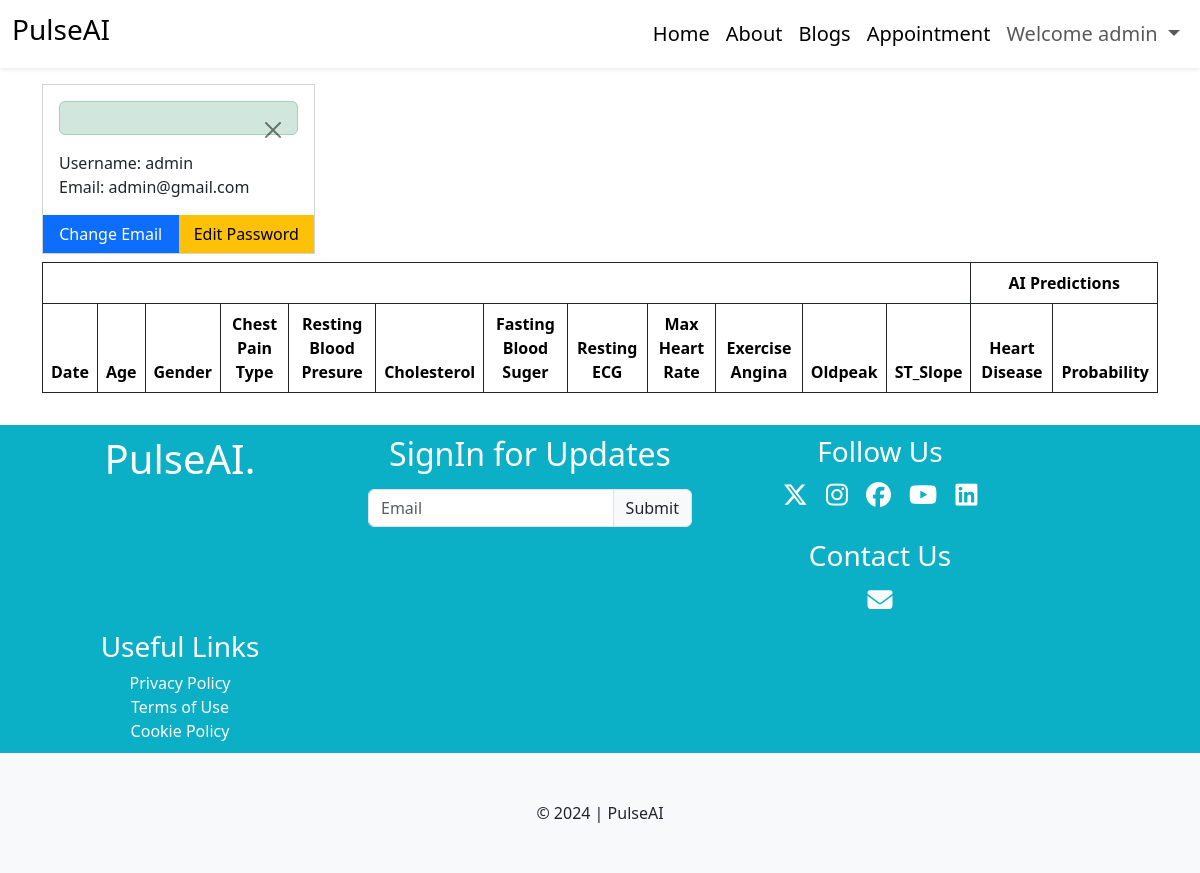
The page /patient/profile/ (signed in) on the database as committed earlier.
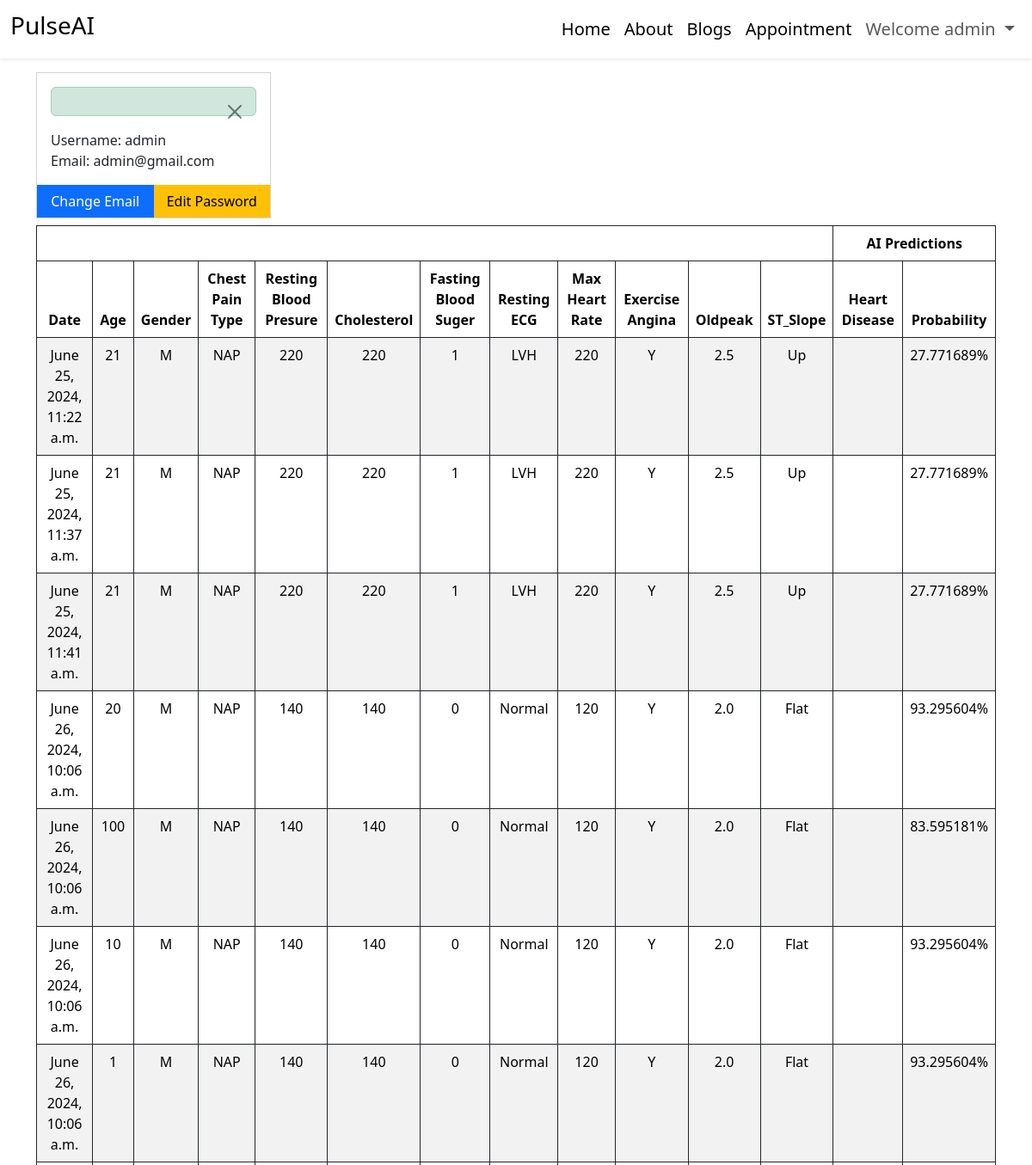
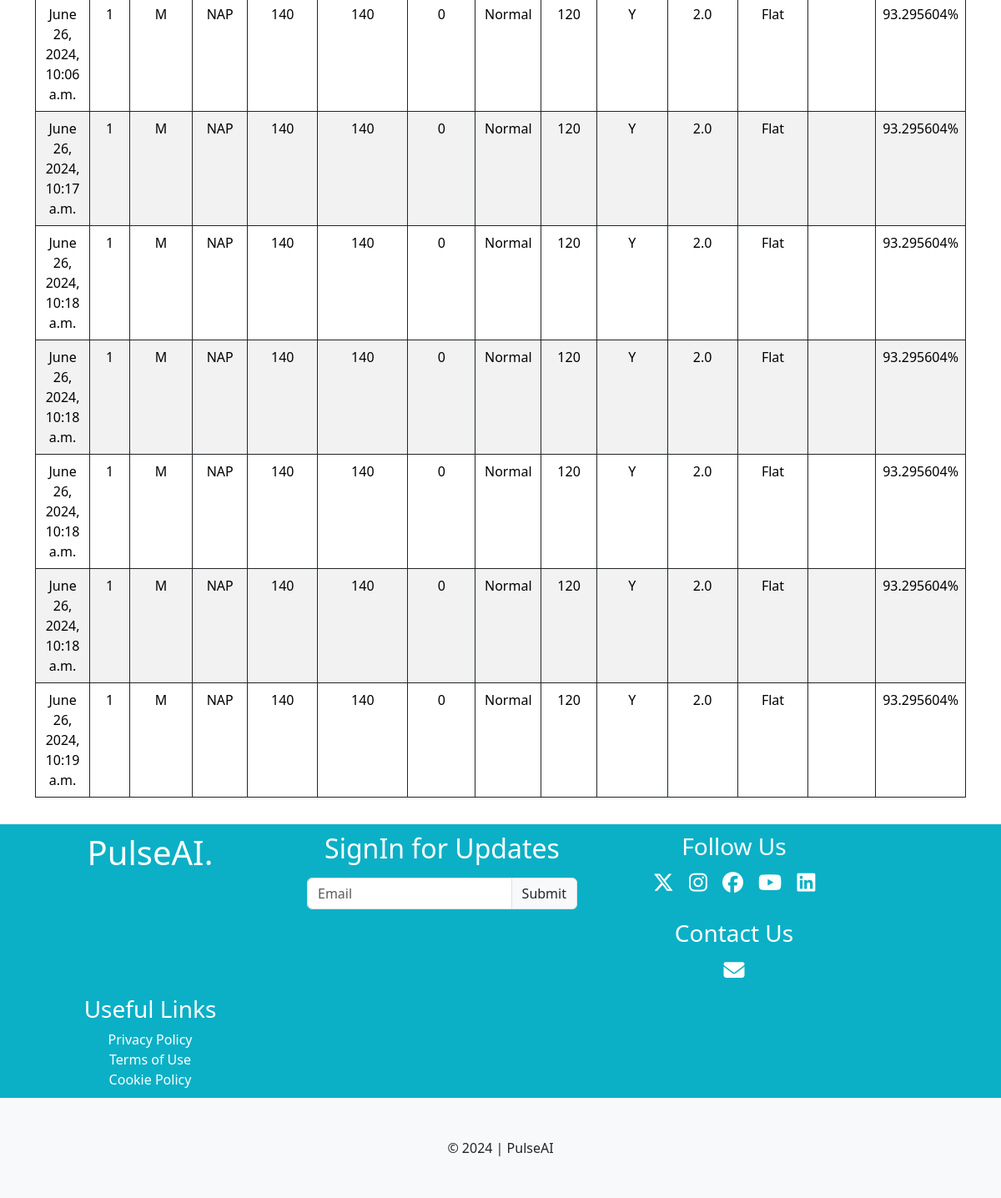
The same page on the database as committed later (2 pictures, top to bottom).
### patient/models.py (models this page shows, shortened)
class HeartVital(models.Model):
    user = models.ForeignKey(User,on_delete=models.CASCADE)
    created_at = models.DateTimeField(auto_now_add=True)
    Age = models.IntegerField()
    Sex = models.CharField(max_length=20, choices=GENDER_OPTIONS)
    ChestPainType = models.CharField(max_length=20,choices=CHEST_PAIN_OPTIONS)
    RestingBP = models.IntegerField(verbose_name="Resting Blood Pressure (60-220)")
    Cholesterol = models.IntegerField()
    FastingBS = models.CharField(max_length=20,choices=BLOOD_SUGAR_OPTIONS,verbose_name="Fasting Blood Pressure (60-900)")
    RestingECG = models.CharField(max_length=20,choices=ECG_OPTIONS,verbose_name="Resting ECG Condition")
    MaxHR = models.IntegerField(verbose_name="Maximum Heart Rate (60-220)")
    ExerciseAngina = models.CharField(max_length=20,choices=EXCERCISE_ANGINA_OPTIONS)
    Oldpeak = models.FloatField(verbose_name="Old peak(-2.5 - +2.5)")
    ST_Slope =  models.CharField(max_length=20,choices=ST_SLOPE_OPTIONS)
    HeartDisease = models.CharField(max_length=255,blank=True)
    prediction_probability = models.CharField(max_length=255,blank=True)

### patient/views.py (the view)
# urls.py: path("profile/",views.profile_view,name="profile"),
def profile_view(request):
    HeartVitals = HeartVital.objects.filter(user=request.user)
    visits={}
    if Patient.objects.filter(patient=request.user).exists():
        patient = Patient.objects.get(patient=request.user)
        visits = Visit.objects.filter(patient=patient)
    context = {
        'HeartVitals':HeartVitals,
        'visits':visits,
    }
    return render(request,'patient/profile.html',context)

### templates/patient/profile.html (shortened to what this page needs)
{% extends "layout.html" %}
{% block content %}
<div class="container my-3">
    <div class="row g-2">
        <div class="col-md-3">
            <div class="card rounded-0">
                <div class="card-body">
                    <div class="alert alert-success alert-dismissible fade show" role="alert">
                        <button type="button" class="btn-close" data-bs-dismiss="alert" aria-label="Close"></button>
                    </div>
                    <p class="mb-0">Username: {{user.username}}</p>
                    <p class="mb-0">Email: {{user.email}}</p>
                </div>
                <div class="d-flex">
                    <a href="{% url "change_email" %}" class="btn btn-primary w-50 rounded-0">Change Email</a>
                    <a href="{% url "edit_password" %}" class="btn btn-warning w-50 rounded-0">Edit Password</a>
                </div>
            </div>
        </div>
        <div class="col-md-9 d-flex flex-wrap gap-2">
        </div>
    </div>
    <div class="row my-2">
        <div class="col-md-12">
            <div class="table-responsive">
                <table class="table table-striped table-bordered border-dark text-center">
                    <thead>
                        <tr>
                            <th colspan="12"></th>
                            <th colspan="2">AI Predictions</th>
                        </tr>
                        <tr>
                            <th>Date</th>
                            <th>Age</th>
                            <th>Gender</th>
                            <th>Chest Pain Type</th>
                            <th>Resting Blood Presure</th>
                            <th>Cholesterol</th>
                            <th>Fasting Blood Suger</th>
                            <th>Resting ECG</th>
                            <th>Max Heart Rate</th>
                            <th>Exercise Angina</th>
                            <th>Oldpeak</th>
                            <th>ST_Slope</th>
                            <th>Heart Disease</th>
                            <th>Probability</th>
                        </tr>
                    </thead>
                    <tbody>
                        {% for hv in HeartVitals  %}
                        <tr>
                            <td>{{hv.created_at}}</td>
                            <td>{{hv.Age}}</td>
                            <td>{{hv.Sex}}</td>
                            <td>{{hv.ChestPainType}}</td>
                            <td>{{hv.RestingBP}}</td>
                            <td>{{hv.Cholesterol}}</td>
                            <td>{{hv.FastingBS}}</td>
                            <td>{{hv.RestingECG}}</td>
                            <td>{{hv.MaxHR}}</td>
                            <td>{{hv.ExerciseAngina}}</td>
                            <td>{{hv.Oldpeak}}</td>
                            <td>{{hv.ST_Slope}}</td>
                            <td>{{hv.heart_disease}}</td>
                            <td>{{hv.prediction_probability}}</td>
                        </tr>
                        {% endfor %}
                    </tbody>
                </table>
            </div>
        </div>
    </div>
</div>
{% endblock %}

### templates/layout.html (shortened to what this page needs)
{% load static %}
<!DOCTYPE html>
<html lang="en">
<head>
    <link rel="stylesheet" href="{% static "css/bootstrap.min.css" %}">
    <link rel="stylesheet" href="https://cdnjs.cloudflare.com/ajax/libs/font-awesome/6.5.2/css/all.min.css" />
    <link rel="stylesheet" href="{% static "css/style.css" %}">
</head>
<body>
    <nav class="navbar navbar-expand-lg mb-1 shadow-sm">
        <div class="container-fluid">
          <a class="navbar-brand" href="#">
            <h3>PulseAI</h3>
          </a>
          <div class="collapse navbar-collapse ms-auto" id="navbarNav">
            <ul class="navbar-nav ms-auto">
              <li class="nav-item">
                <a class="nav-link active" aria-current="page" href="{% url "home" %}">Home</a>
              </li>
              <li class="nav-item">
                <a class="nav-link active" aria-current="page" href="{% url "about" %}">About</a>
              </li>
              <li class="nav-item">
                <a class="nav-link active" aria-current="page" href="{% url "blogs" %}">Blogs</a>
              </li>
              {% if user.is_authenticated %}
              <li class="nav-item">
                <a class="nav-link active" aria-current="page" href="{% url "appoint" %}">Appointment</a>
              </li>
                <li class="nav-item dropdown">
                  <a class="nav-link dropdown-toggle" href="#" role="button" data-bs-toggle="dropdown" aria-expanded="false">
                    Welcome {{user.username}}
                  </a>
                </li>
              {% endif %}
          </div>
        </div>
      </nav>
    {% block content %}
    {% endblock  %}
    <div class="contacts">
      <div class="con1">
        <h1>PulseAI.</h1>
      </div>
      <div class="con1">
        <h2>SignIn for Updates</h2>
        <div class="input-group mb-3 p-2">
          <input type="text" class="form-control" placeholder="Email" aria-label="Recipient's username" aria-describedby="basic-addon2">
          <span class="input-group-text" id="basic-addon2">Submit</span>
        </div>
      </div>
      <div class="con1">
          <h3>Follow Us</h3>
          <i class="fa-brands fa-x-twitter"></i>
          <i class="fa-brands fa-instagram"></i>
          <i class="fa-brands fa-facebook"></i>
          <i class="fa-brands fa-youtube"></i>
          <i class="fa-brands fa-linkedin"></i>
          <br>
          <br>
          <h3>Contact Us</h3>
          <i class="fa-solid fa-envelope"></i>
      </div>
      <div class="con1">
        <h3>Useful Links</h3>
        <a href="">Privacy Policy</a><br>
        <a href="">Terms of Use</a><br>
        <a href="">Cookie Policy</a>
      </div>
    </div>
    <footer class="bg-light py-5 text-center" >
        &copy; 2024 | PulseAI
    </footer>
</body>
</html>

### static/css/style.css (style rules this page uses)
body { overflow-x: hidden; }
.con1 i { margin: 7px; font-size: 25px; }
.con1 a { color: white; text-decoration: none; }
.contacts { display: grid; grid-template-columns: repeat(auto-fill,340px); gap: 10px; text-align: center; background-color: rgb(11, 176, 198); color: white; height: 100%; padding: 10px; }
.abouts p,ul { font-size: 20px; }

Rows that differ between the two databases and show on the page:
added HeartVital: created_at "June 25, 2024, 11:22 a.m.", Age "21", Sex "M", ChestPainType "NAP", RestingBP "220", Cholesterol "220", FastingBS "1", RestingECG "LVH", MaxHR "220", ExerciseAngina "Y", Oldpeak "2.5", ST_Slope "Up", prediction_probability "27.771689%"
added HeartVital: created_at "June 25, 2024, 11:37 a.m.", Age "21", Sex "M", ChestPainType "NAP", RestingBP "220", Cholesterol "220", FastingBS "1", RestingECG "LVH", MaxHR "220", ExerciseAngina "Y", Oldpeak "2.5", ST_Slope "Up", prediction_probability "27.771689%"
added HeartVital: created_at "June 25, 2024, 11:41 a.m.", Age "21", Sex "M", ChestPainType "NAP", RestingBP "220", Cholesterol "220", FastingBS "1", RestingECG "LVH", MaxHR "220", ExerciseAngina "Y", Oldpeak "2.5", ST_Slope "Up", prediction_probability "27.771689%"
added HeartVital: created_at "June 26, 2024, 10:06 a.m.", Age "20", Sex "M", ChestPainType "NAP", RestingBP "140", Cholesterol "140", FastingBS "0", RestingECG "Normal", MaxHR "120", ExerciseAngina "Y", Oldpeak "2.0", ST_Slope "Flat", prediction_probability "93.295604%"
added HeartVital: created_at "June 26, 2024, 10:06 a.m.", Age "100", Sex "M", ChestPainType "NAP", RestingBP "140", Cholesterol "140", FastingBS "0", RestingECG "Normal", MaxHR "120", ExerciseAngina "Y", Oldpeak "2.0", ST_Slope "Flat", prediction_probability "83.595181%"
added HeartVital: created_at "June 26, 2024, 10:06 a.m.", Age "10", Sex "M", ChestPainType "NAP", RestingBP "140", Cholesterol "140", FastingBS "0", RestingECG "Normal", MaxHR "120", ExerciseAngina "Y", Oldpeak "2.0", ST_Slope "Flat", prediction_probability "93.295604%"
added HeartVital: created_at "June 26, 2024, 10:06 a.m.", Age "1", Sex "M", ChestPainType "NAP", RestingBP "140", Cholesterol "140", FastingBS "0", RestingECG "Normal", MaxHR "120", ExerciseAngina "Y", Oldpeak "2.0", ST_Slope "Flat", prediction_probability "93.295604%"
added HeartVital: created_at "June 26, 2024, 10:06 a.m.", Age "1", Sex "M", ChestPainType "NAP", RestingBP "140", Cholesterol "140", FastingBS "0", RestingECG "Normal", MaxHR "120", ExerciseAngina "Y", Oldpeak "2.0", ST_Slope "Flat", prediction_probability "93.295604%"
added HeartVital: created_at "June 26, 2024, 10:17 a.m.", Age "1", Sex "M", ChestPainType "NAP", RestingBP "140", Cholesterol "140", FastingBS "0", RestingECG "Normal", MaxHR "120", ExerciseAngina "Y", Oldpeak "2.0", ST_Slope "Flat", prediction_probability "93.295604%"
added HeartVital: created_at "June 26, 2024, 10:18 a.m.", Age "1", Sex "M", ChestPainType "NAP", RestingBP "140", Cholesterol "140", FastingBS "0", RestingECG "Normal", MaxHR "120", ExerciseAngina "Y", Oldpeak "2.0", ST_Slope "Flat", prediction_probability "93.295604%"
added HeartVital: created_at "June 26, 2024, 10:18 a.m.", Age "1", Sex "M", ChestPainType "NAP", RestingBP "140", Cholesterol "140", FastingBS "0", RestingECG "Normal", MaxHR "120", ExerciseAngina "Y", Oldpeak "2.0", ST_Slope "Flat", prediction_probability "93.295604%"
added HeartVital: created_at "June 26, 2024, 10:18 a.m.", Age "1", Sex "M", ChestPainType "NAP", RestingBP "140", Cholesterol "140", FastingBS "0", RestingECG "Normal", MaxHR "120", ExerciseAngina "Y", Oldpeak "2.0", ST_Slope "Flat", prediction_probability "93.295604%"
added HeartVital: created_at "June 26, 2024, 10:18 a.m.", Age "1", Sex "M", ChestPainType "NAP", RestingBP "140", Cholesterol "140", FastingBS "0", RestingECG "Normal", MaxHR "120", ExerciseAngina "Y", Oldpeak "2.0", ST_Slope "Flat", prediction_probability "93.295604%"
added HeartVital: created_at "June 26, 2024, 10:19 a.m.", Age "1", Sex "M", ChestPainType "NAP", RestingBP "140", Cholesterol "140", FastingBS "0", RestingECG "Normal", MaxHR "120", ExerciseAngina "Y", Oldpeak "2.0", ST_Slope "Flat", prediction_probability "93.295604%"
